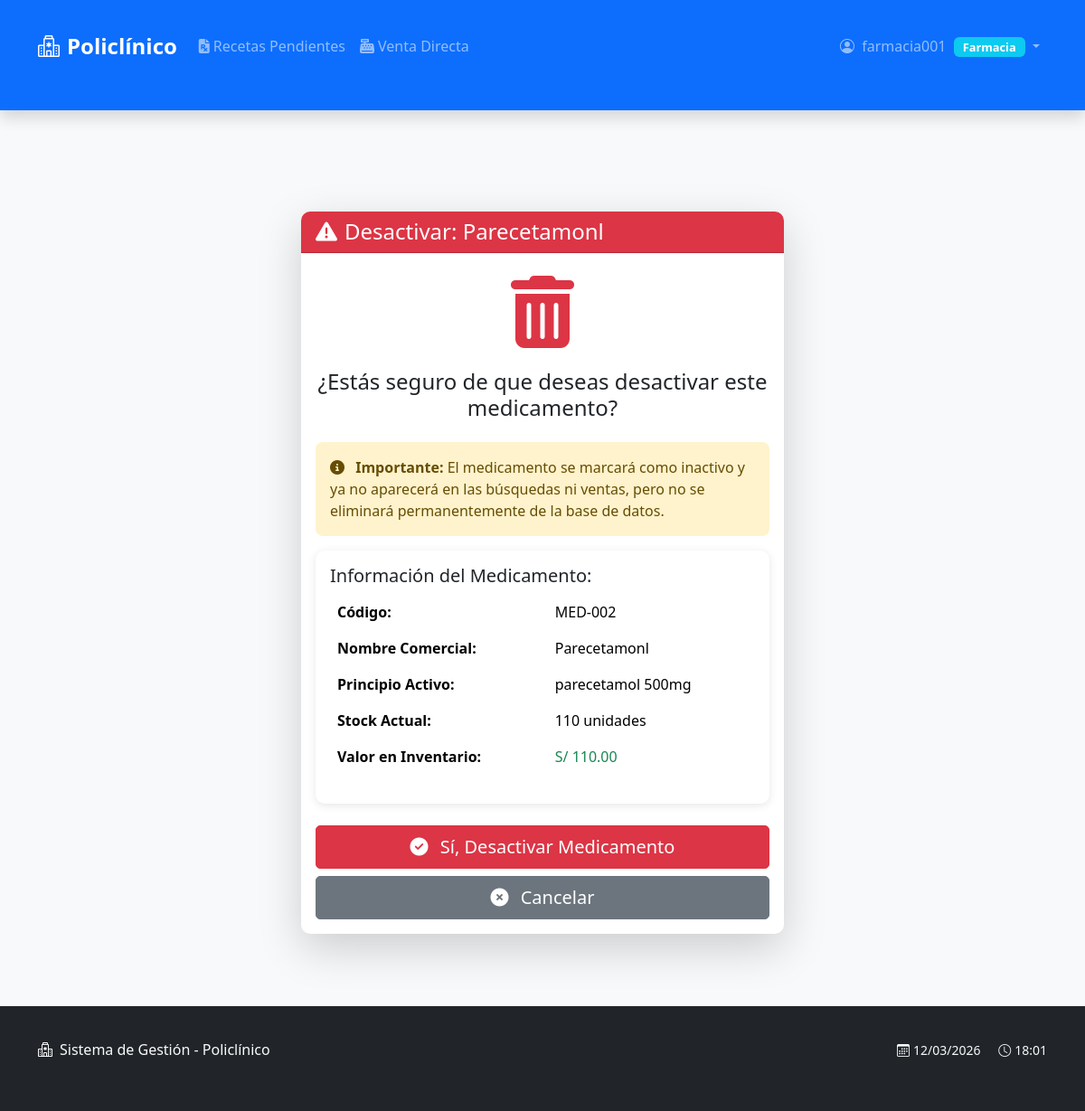
Page /farmacia/medicamentos/eliminar/3/ (signed in) on the committed database.
### farmacia/models.py (models this page shows, shortened)
class Medicamento(models.Model):
    codigo = models.CharField(
        max_length=20,
        unique=True,
        verbose_name='Código',
        help_text='Código único del medicamento'
    )
    codigo_barras = models.CharField(
        max_length=50,
        verbose_name='Código de Barras',
        blank=True,
        null=True,
        unique=True,
        help_text='Código de barras (opcional)'
    )
    nombre_comercial = models.CharField(
        max_length=200,
        verbose_name='Nombre Comercial',
        help_text='Nombre comercial del medicamento'
    )
    nombre_generico = models.CharField(
        max_length=200,
        verbose_name='Nombre Genérico',
        blank=True,
        null=True,
        help_text='Nombre genérico del principio activo'
    )
    principio_activo = models.CharField(
        max_length=200,
        verbose_name='Principio Activo',
        help_text='Principio activo del medicamento'
    )
    concentracion = models.CharField(
        max_length=100,
        verbose_name='Concentración',
        help_text='Concentración del principio activo'
    )
    forma_farmaceutica = models.CharField(
        max_length=100,
        verbose_name='Forma Farmacéutica',
        blank=True,
        null=True,
        help_text='Ej: Tableta, Cápsula, Jarabe, etc.'
    )
    categoria = models.ForeignKey(
        Categoria,
        on_delete=models.SET_NULL,
        null=True,
        blank=True,
        verbose_name='Categoría',
        related_name='medicamentos',
        help_text='Categoría del medicamento'
    )
    presentacion = models.ForeignKey(
        Presentacion,
        on_delete=models.SET_NULL,
        null=True,
        blank=True,
        verbose_name='Presentación',
        related_name='medicamentos',
        help_text='Presentación del medicamento'
    )
    stock_actual = models.IntegerField(
        default=0,
        verbose_name='Stock Actual',
        validators=[MinValueValidator(0)],
        help_text='Cantidad actual en inventario'
    )
    stock_minimo = models.IntegerField(
        default=10,
        verbose_name='Stock Mínimo',
        validators=[MinValueValidator(0)],
        help_text='Cantidad mínima para alerta de stock bajo'
    )
    stock_maximo = models.IntegerField(
        default=100,
        verbose_name='Stock Máximo',
        validators=[MinValueValidator(1)],
        help_text='Cantidad máxima recomendada en inventario'
    )
    precio_compra = models.DecimalField(
        max_digits=10,
        decimal_places=2,
        verbose_name='Precio Compra',
        validators=[MinValueValidator(0)],
        help_text='Precio unitario de compra'
    )
    precio_venta = models.DecimalField(
        max_digits=10,
        decimal_places=2,
        verbose_name='Precio Venta',
        validators=[MinValueValidator(0)],
        help_text='Precio unitario de venta al público'
    )
    precio_venta_mayorista = models.DecimalField(
        max_digits=10,
        decimal_places=2,
        verbose_name='Precio Venta Mayorista',
        default=0,
        validators=[MinValueValidator(0)],
        help_text='Precio para ventas al por mayor'
    )
    lote = models.CharField(
        max_length=50,
        verbose_name='Número de Lote',
        blank=True,
        null=True,
        help_text='Número de lote del fabricante'
    )
    registro_sanitario = models.CharField(
        max_length=50,
        verbose_name='Registro Sanitario',
        blank=True,
        null=True,
        help_text='Número de registro sanitario'
    )
    fecha_vencimiento = models.DateField(
        verbose_name='Fecha de Vencimiento',
        blank=True,
        null=True,
        help_text='Fecha de vencimiento del lote actual'
    )
    fabricante = models.CharField(
        max_length=200,
        verbose_name='Fabricante/Laboratorio',
        blank=True,
        null=True,
        help_text='Nombre del fabricante o laboratorio'
    )
    proveedor = models.ForeignKey(
        Proveedor,
        on_delete=models.SET_NULL,
        null=True,
        blank=True,
        verbose_name='Proveedor',
        related_name='medicamentos',
        help_text='Proveedor del medicamento'
    )
    descripcion = models.TextField(
        verbose_name='Descripción',
        blank=True,
        null=True,
        help_text='Descripción detallada del medicamento'
    )
    indicaciones = models.TextField(
        verbose_name='Indicaciones',
        blank=True,
        null=True,
        help_text='Indicaciones médicas'
    )
    contraindicaciones = models.TextField(
        verbose_name='Contraindicaciones',
        blank=True,
        null=True,
        help_text='Contraindicaciones y precauciones'
    )
    condiciones_almacenamiento = models.CharField(
        max_length=100,
        verbose_name='Condiciones de Almacenamiento',
        default='Ambiente fresco y seco',
        help_text='Temperatura y condiciones recomendadas'
    )
    requiere_receta = models.BooleanField(
        default=False,
        verbose_name='¿Requiere Receta Médica?',
        help_text='Requiere receta médica para su venta'
    )
    controlado = models.BooleanField(
        default=False,
        verbose_name='¿Medicamento Controlado?',
        help_text='Es un medicamento controlado'
    )
    refrigerado = models.BooleanField(
        default=False,
        verbose_name='¿Requiere Refrigeración?',
        help_text='Requiere refrigeración para su almacenamiento'
    )
    activo = models.BooleanField(
        default=True,
        verbose_name='¿Activo?',
        help_text='Desactivar para ocultar del sistema'
    )
    fecha_creacion = models.DateTimeField(
        auto_now_add=True,
        verbose_name='Fecha de Creación'
    )
    fecha_actualizacion = models.DateTimeField(
        auto_now=True,
        verbose_name='Fecha de Actualización'
    )
    creado_por = models.ForeignKey(
        User,
        on_delete=models.SET_NULL,
        null=True,
        related_name='medicamentos_creados',
        verbose_name='Creado por'
    )
    @property
    def valor_inventario(self):
        return self.stock_actual * self.precio_compra if self.precio_compra else 0
    class Meta:
        verbose_name = 'Medicamento'
        verbose_name_plural = 'Medicamentos'
        ordering = ['nombre_comercial']
        db_table = 'farmacia_medicamento'
        indexes = [
            models.Index(fields=['codigo']),
            models.Index(fields=['nombre_comercial']),
            models.Index(fields=['principio_activo']),
            models.Index(fields=['activo']),
            models.Index(fields=['fecha_vencimiento']),
            models.Index(fields=['categoria', 'activo']),
            models.Index(fields=['stock_actual']),
        ]

### farmacia/views.py (the view, shortened to what this page needs)
# urls.py: path('medicamentos/eliminar/<int:id>/', views.eliminar_medicamento, name='eliminar_medicamento'),
@login_required
@never_cache
def eliminar_medicamento(request, id):
    medicamento = get_object_or_404(Medicamento, id=id)
    context = {
        'medicamento': medicamento,
        'titulo': f'Desactivar: {medicamento.nombre_comercial}'
    }
    return render(request, 'farmacia/confirmar_eliminar.html', context)

### config/context_processors.py (called while the page is built)
def grupos_usuario(request):
    if request.user.is_authenticated:
        grupos = list(request.user.groups.values_list('name', flat=True))
        return {
            'user_groups': grupos,
            'es_doctor': 'doctores' in grupos,
            'es_recepcion': 'recepcion' in grupos,
            'es_farmacia': 'farmacia' in grupos,
            'es_laboratorio': 'laboratorio' in grupos,
            'es_administrador': 'administrador' in grupos,
            'es_super_user': request.user.is_superuser,
        }
    return {}

### farmacia/templates/farmacia/confirmar_eliminar.html (shortened to what this page needs)
{% extends 'base.html' %}
{% block content %}
<div class="container mt-5">
    <div class="row justify-content-center">
        <div class="col-md-6">
            <div class="card shadow-lg">
                <div class="card-header bg-danger text-white">
                    <h4 class="mb-0">
                        <i class="fas fa-exclamation-triangle me-2"></i>{{ titulo }}
                    </h4>
                </div>
                <div class="card-body">
                    <div class="text-center mb-4">
                        <div class="display-1 text-danger mb-3">
                            <i class="fas fa-trash-alt"></i>
                        </div>
                        <h4>¿Estás seguro de que deseas desactivar este medicamento?</h4>
                    </div>
                    <div class="alert alert-warning">
                        <i class="fas fa-info-circle me-2"></i>
                        <strong>Importante:</strong> El medicamento se marcará como inactivo y ya no aparecerá en las búsquedas ni ventas, pero no se eliminará permanentemente de la base de datos.
                    </div>
                    <div class="card mb-4">
                        <div class="card-body">
                            <h5>Información del Medicamento:</h5>
                            <table class="table table-borderless">
                                <tr>
                                    <th>Código:</th>
                                    <td>{{ medicamento.codigo }}</td>
                                </tr>
                                <tr>
                                    <th>Nombre Comercial:</th>
                                    <td>{{ medicamento.nombre_comercial }}</td>
                                </tr>
                                <tr>
                                    <th>Principio Activo:</th>
                                    <td>{{ medicamento.principio_activo }} {{ medicamento.concentracion }}</td>
                                </tr>
                                <tr>
                                    <th>Stock Actual:</th>
                                    <td>{{ medicamento.stock_actual }} unidades</td>
                                </tr>
                                <tr>
                                    <th>Valor en Inventario:</th>
                                    <td class="text-success">S/ {{ medicamento.valor_inventario|floatformat:2 }}</td>
                                </tr>
                            </table>
                        </div>
                    </div>
                    <form method="post">
                        <div class="d-grid gap-2">
                            <button type="submit" class="btn btn-danger btn-lg">
                                <i class="fas fa-check-circle me-2"></i> Sí, Desactivar Medicamento
                            </button>
                            <a href="{% url 'farmacia:detalle_medicamento' medicamento.id %}" class="btn btn-secondary btn-lg">
                                <i class="fas fa-times-circle me-2"></i> Cancelar
                            </a>
                        </div>
                    </form>
                </div>
            </div>
        </div>
    </div>
</div>
{% endblock %}

### templates/base.html (shortened to what this page needs)
<!DOCTYPE html>
<html lang="es">
<head>
    <link href="https://cdn.jsdelivr.net/npm/bootstrap@5.3.1/dist/css/bootstrap.min.css" rel="stylesheet">
    <link rel="stylesheet" href="https://cdn.jsdelivr.net/npm/bootstrap-icons@1.11.0/font/bootstrap-icons.css">
    <link rel="stylesheet" href="https://cdnjs.cloudflare.com/ajax/libs/font-awesome/6.4.0/css/all.min.css">
    {% load static %}
    <link rel="stylesheet" href="{% static 'css/styles.css' %}">
</head>
<body>
    <nav class="navbar navbar-expand-lg navbar-dark bg-primary shadow">
        <div class="container">
            <a class="navbar-brand" href="{% url 'inicio' %}">
                <i class="bi bi-hospital me-2"></i>Policlínico
            </a>
            <div class="collapse navbar-collapse" id="navbarNav">
                <ul class="navbar-nav me-auto" id="mainNavbar">
                    {% if user.is_authenticated %}
                        {% if es_farmacia %}
                        <li class="nav-item">
                            <a class="nav-link {% if '/recetas/' in request.path %}active{% endif %}"
                               href="{% url 'farmacia:recetas_pendientes' %}">
                                <i class="fas fa-file-prescription me-1"></i>Recetas Pendientes
                            </a>
                        </li>
                        <li class="nav-item">
                            <a class="nav-link {% if '/venta-directa/' in request.path %}active{% endif %}"
                               href="{% url 'farmacia:venta_directa' %}">
                                <i class="fas fa-cash-register me-1"></i>Venta Directa
                            </a>
                        </li>
                        {% endif %}
                    {% endif %}
                </ul>
                <ul class="navbar-nav">
                    {% if user.is_authenticated %}
                    <li class="nav-item dropdown">
                        <a class="nav-link dropdown-toggle" href="#" role="button" data-bs-toggle="dropdown" aria-expanded="false">
                            <i class="bi bi-person-circle me-1"></i>
                            {{ user.username }}
                            <span class="badge
                                {% if es_super_user %}bg-danger
                                {% elif es_administrador %}bg-danger
                                {% elif es_doctor %}bg-success
                                {% elif es_recepcion %}bg-warning
                                {% elif es_farmacia %}bg-info
                                {% elif es_laboratorio %}bg-secondary
                                {% else %}bg-secondary{% endif %} ms-1">
                                {% if es_super_user %}Super Admin
                                {% elif es_administrador %}Admin
                                {% elif es_doctor %}Doctor
                                {% elif es_recepcion %}Recepción
                                {% elif es_farmacia %}Farmacia
                                {% elif es_laboratorio %}Laboratorio
                                {% else %}Usuario{% endif %}
                            </span>
                        </a>
                    </li>
                    {% endif %}
                </ul>
            </div>
        </div>
    </nav>
    <div class="container mt-4">
        {% block content %}{% endblock %}
    </div>
    <footer class="footer mt-auto py-3 bg-dark text-white">
        <div class="container">
            <div class="row">
                <div class="col-md-6">
                    <span class="text-light">
                        <i class="bi bi-hospital me-2"></i>Sistema de Gestión - Policlínico
                    </span>
                </div>
                <div class="col-md-6 text-md-end">
                    <span class="text-light small">
                        <i class="bi bi-calendar3 me-1"></i>{% now "d/m/Y" %}
                        <i class="bi bi-clock ms-3 me-1"></i>{% now "H:i" %}
                    </span>
                </div>
            </div>
        </div>
    </footer>
</body>
</html>

### static/css/styles.css (style rules this page uses)
body { font-family: 'Segoe UI', Tahoma, Geneva, Verdana, sans-serif; background-color: #f8f9fa; }
.navbar-brand { font-weight: 700; font-size: 1.5rem; }
.card { box-shadow: 0 2px 10px rgba(0,0,0,0.1); border: none; border-radius: 10px; }
.card-header { border-radius: 10px 10px 0 0 !important; }
.btn { border-radius: 5px; font-weight: 500; }
.badge { font-size: 0.8em; padding: 5px 10px; }
.alert { border-radius: 8px; border: none; }
.container { padding-top: 20px; padding-bottom: 40px; }
.footer { background-color: #343a40; color: white; padding: 20px 0; margin-top: 40px; }

### rows in the picture
Medicamento: codigo "MED-002", nombre_comercial "Parecetamonl", principio_activo "parecetamol", concentracion "500mg", stock_actual "110", valor_inventario "110.00"

### other values in the picture
{{ user.username }} "farmacia001"
{{ titulo }} "Desactivar: Parecetamonl"
